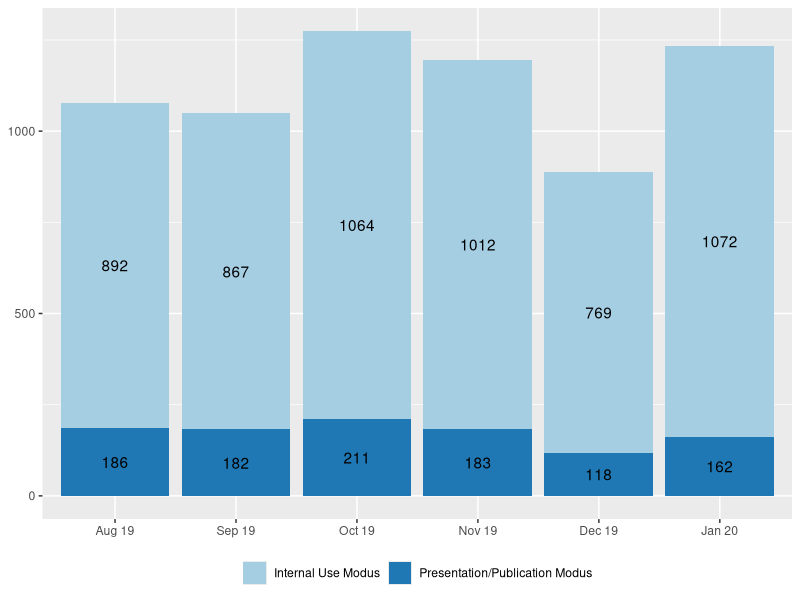
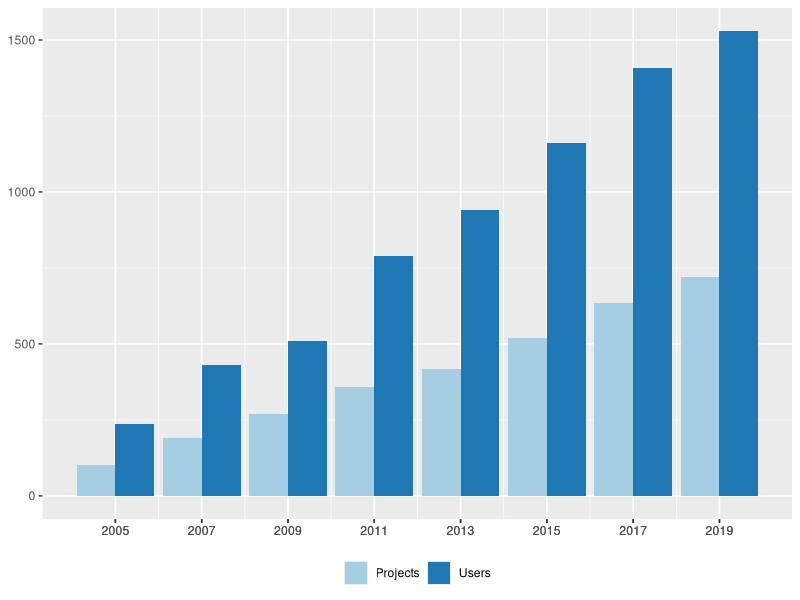
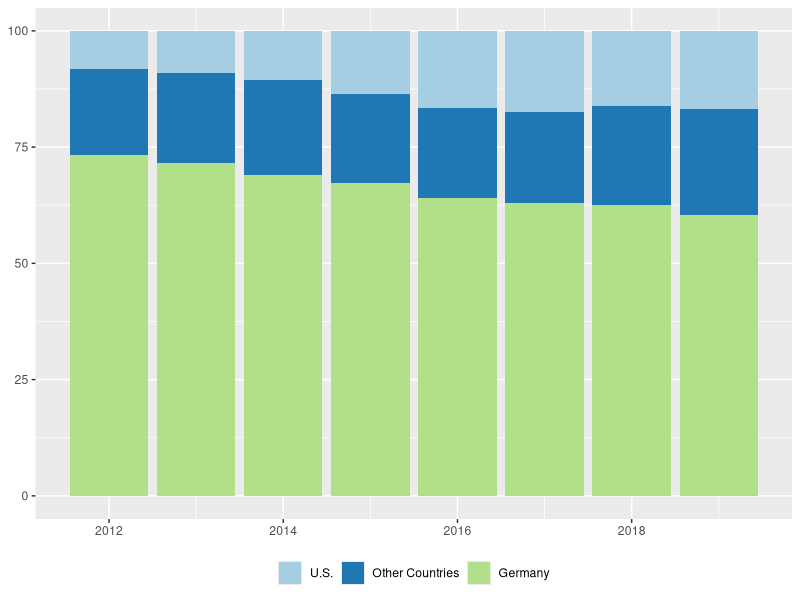
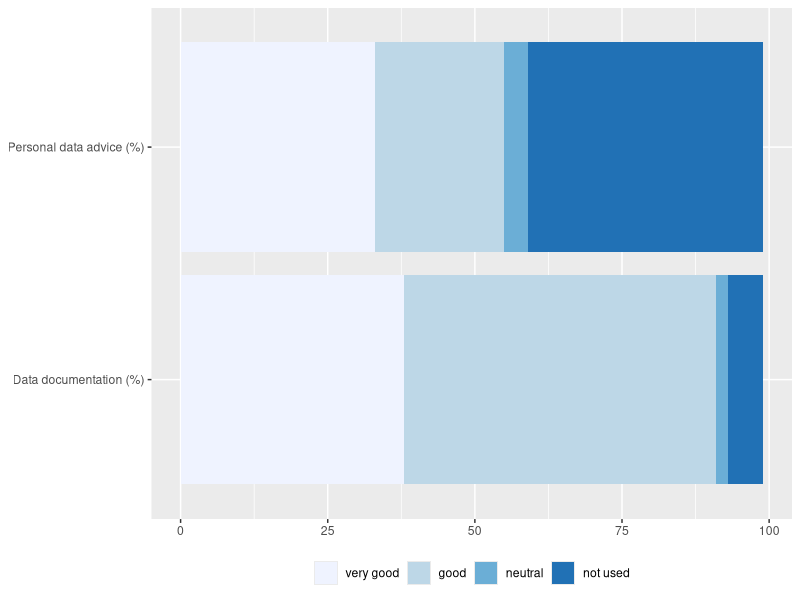

Recreate these plots in R, in order.
# Author: Jim Shen
# Description: This will generate various plots
#     for the IAB chapter.

library(ggplot2)
library(kableExtra)
library(RColorBrewer)

# Figure 1
iabf1data <- read.csv("./assets/iab/figure1.csv")  # read csv file 

iabf1data$Date <- factor(iabf1data$Date,levels = c("Aug 19", "Sep 19", "Oct 19", "Nov 19", "Dec 19", "Jan 20"))

iabfigure1 <- ggplot(iabf1data, aes(fill=Mode, y=Count, x=Date)) + 
  geom_bar(position="stack", stat="identity") +
  geom_text(aes(label=Count), position = position_stack(vjust=0.5)) +
  scale_fill_brewer(palette = "Paired") +
  theme(axis.title.x=element_blank(),
        axis.title.y=element_blank(),
        legend.title=element_blank(),
        legend.position="bottom")

# Figure 2
iabf2data <- read.csv("./assets/iab/figure2.csv")  # read csv file 

iabfigure2 <- ggplot(iabf2data, aes(fill=Projects, y=Count, x=Year)) + 
  geom_bar(position="dodge", stat="identity") +
  scale_x_continuous(breaks = iabf2data$Year, labels = as.character(iabf2data$Year)) +
  scale_fill_brewer(palette = "Paired") +
  theme(axis.title.x=element_blank(),
        axis.title.y=element_blank(),
        legend.title=element_blank(),
        legend.position="bottom")

# Figure 3

iabf3data <- read.csv("./assets/iab/figure3.csv") 

iabf3data$Country <- factor(iabf3data$Country,levels = c( "U.S.", "Other Countries","Germany"))

iabfigure3 <- ggplot(iabf3data, aes(fill=Country, y=Percentage, x=Year)) + 
  geom_bar(position="stack", stat="identity") +
  scale_fill_brewer(palette = "Paired") +
  theme(axis.title.x=element_blank(),
        axis.title.y=element_blank(),
        legend.title=element_blank(),
        legend.position="bottom")

# Figure 4

iabf4data <- read.csv("./assets/iab/figure4.csv") 

iabf4data$Rating <- factor(iabf4data$Rating,levels = c("very good","good","neutral","not used"))

iabfigure4 <- ggplot(iabf4data, aes(fill=Rating, y=Percentage, x=Type)) + 
  coord_flip() +
  geom_bar(position = position_stack(reverse = TRUE), stat="identity") +
  scale_fill_brewer(palette = "Blues") +
  theme(axis.title.x=element_blank(),
        axis.title.y=element_blank(),
        legend.title=element_blank(),
        legend.position="bottom")

# Table 1

iabt1data <- data.frame(
  Items = c("Population / Sample Size","Time Period covered and frequency","Additional information","Population / Sample Size", 
            "Time Period covered and frequency",
            "Additional information",
            "Population / Sample Size", 
            "Time Period covered and frequency",
            "Additional information"),
  Features = c(
    "2 percent random sample (more than 1.8 million individuals) of the Integrated Employment Biographies, a database which includes records from:<br>- 1975 onwards: employment subject, receipt of benefits in accordance with Social Code Act III<br>- 1999 onwards: Marginal part-time employment<br>- 2000 onwards: participation in an employment or training measure<br>- 2007 onwards: Registered jobseeker",
    "1975 until 2017 for West Germany, 1992 until 2017 for East Germany, updated every 2nd year by RDC-IAB", 
    "DOI: [10.5164/IAB.SIAB7517.de.en.v1](https://doi.org/10.5164/IAB.SIAB7517.de.en.v1)",
    "Repeated cross-sectional dataset (640,000-1.5 million establishments) on June 30, on all establishments with at least one employee liable to social security (until 1988) and/or at least one marginal worker (since 1999), and thereof a 50percent random sample",
    "1975 until 2018 for West Germany, 1992 until 2018 for East Germany, annual updated by RDC-IAB",
    "DOI: [10.5164/IAB.BHP7518.de.en.v1](https://doi.org/10.5164/IAB.BHP7518.de.en.v1)",
    "Worker information from administrative data are linked to the IAB-Establishment Panel, an annual representative survey since 1993 in West Germany and 1996 in East Germany including approx. 16,000 establishments per year<br>
    Stratified sample of all establishments with at least one employee liable to social security on June 30 of the year before by establishment size, industry, and federal state. There are two versions of LIAB:<br>- LIAB cross-sectional model: all establishment surveys combined with administrative worker data as of June 30 (establishment: 67,407 in total; individuals approx. 12.5 million in total)<br>- LIAB longitudinal model: selection of repeatedly interviewed establishments (2009-2016) combined with longitudinal worker biographies (establishment: 41,777 in total; individuals approx. 1.7 million in total)",
    "LIAB Cross-sectional model: 1993-2017<br>LIAB longitudinal model: 1975-2017",
    "DOI: [10.5164/IAB.LIABQM29317.de.en.v1](https://doi.org/10.5164/IAB.LIABQM29317.de.en.v1)<br>[DOI: 10.5164/IAB.LIABLM7517.de.en.v1](https://doi.org/10.5164/IAB.LIABLM7517.de.en.v1)"
  )
)

iabtable1 <- function(df){
  if (is_html_output()) {
    df %>%
      kable("html", escape = F, caption="Selected RDC-IAB data", col.names = NULL, booktabs=T) %>%
      kable_styling(full_width = F, font_size=12) %>%
      column_spec(1, width="10em") %>%
      #column_spec(2, width="25em") %>%
      pack_rows("Sample of Integrated Labour Market Biographies (SIAB)",1,3) %>%
      pack_rows("Establishment History Panel (BHP)",4,6) %>%
      pack_rows("Linked Employer-Employee Data (LIAB)",7,9) %>%
      footnote(general="The time period covered by each data set represents the status as of 02 June 2020. For a complete list of all data products see the [RDC website](https://fdz.iab.de/en/FDZ_Overview_of_Data.aspx).")
    
  } else {
    df <- data.frame(lapply(df, function(x) {gsub("<br>", "\n", x)}), stringsAsFactors = F)
    
    inMinipage <- function(x, width) 
      paste0("\\begin{minipage}[t]{", 
             width, 
             "}\\raggedright\\setstretch{0.8}", 
             x, 
             "\\end{minipage}")
    
    
    df[[1]] <- inMinipage(df[[1]], "2.5cm") 
    
    df %>%  
      mutate_all(linebreak) %>%
      kable("latex", escape = F, caption="Selected RDC-IAB data", col.names = NULL, booktabs=T) %>%
      column_spec(1, width="10em") %>%
      column_spec(2, width="25em") %>%
      pack_rows("Sample of Integrated Labour Market Biographies (SIAB)",1,3) %>%
      pack_rows("Establishment History Panel (BHP)",4,6) %>%
      pack_rows("Linked Employer-Employee Data (LIAB)",7,9) %>%
      footnote(general="The time period covered by each data set represents the status as of 02 June 2020. For a complete list of all data products see the RDC website: https://fdz.iab.de/en/FDZ_Overview_of_Data.aspx.", threeparttable=T)
  }
}

# Table 2

iabt2data<-read.csv("./assets/iab/table2.csv")

iabtable2<-function(){
  knitr::kable(iabt2data, booktabs = TRUE,
               caption = "Number of publications in 2018, including all publications with RDC-IAB data (excluding bachelor and master theses)") %>%
    kable_styling(full_width = F, font_size=12)
}
